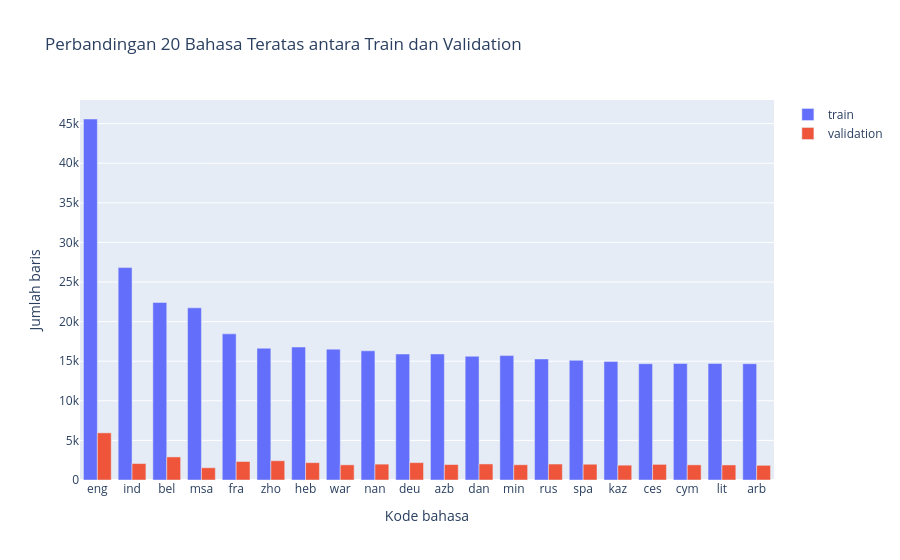

Notebook code cell kept with this figure:
### Code cell
# Visualisasi 5: Perbandingan bahasa teratas antara train dan validation

top_language_names = top_languages["lang"].to_list()
fig5 = go.Figure()

for split_name in ["train", "validation"]:
    split_counts = (
        df_eda
        .filter(
            (pl.col("dataset_split") == split_name)
            & pl.col("lang").is_in(top_language_names)
        )
        .group_by("lang")
        .agg(pl.len().alias("records"))
    )

    counts_by_language = dict(zip(
        split_counts["lang"].to_list(),
        split_counts["records"].to_list()
    ))

    fig5.add_trace(go.Bar(
        name=split_name,
        x=top_language_names,
        y=[counts_by_language.get(lang, 0) for lang in top_language_names]
    ))

fig5.update_layout(
    title="Perbandingan 20 Bahasa Teratas antara Train dan Validation",
    xaxis_title="Kode bahasa",
    yaxis_title="Jumlah baris",
    barmode="group"
)
fig5.show()

### Figure 1 — Plotly figure (JSON) as saved in the notebook; plotly's stock layout.template omitted (floating-point values rounded to 4 significant figures)
{"data": [{"name": "train", "type": "bar", "x": ["eng", "ind", "bel", "msa", "fra", "zho", "heb", "war", "nan", "deu", "azb", "dan", "min", "rus", "spa", "kaz", "ces", "cym", "lit", "arb"], "y": [45587, 26823, 22416, 21742, 18455, 16645, 16788, 16521, 16317, 15908, 15916, 15627, 15712, 15286, 15116, 14956, 14685, 14712, 14717, 14686]}, {"name": "validation", "type": "bar", "x": ["eng", "ind", "bel", "msa", "fra", "zho", "heb", "war", "nan", "deu", "azb", "dan", "min", "rus", "spa", "kaz", "ces", "cym", "lit", "arb"], "y": [5953, 2079, 2916, 1547, 2338, 2430, 2188, 1916, 2003, 2193, 1953, 2028, 1924, 2015, 1991, 1871, 1974, 1914, 1899, 1854]}], "layout": {"barmode": "group", "title": {"text": "Perbandingan 20 Bahasa Teratas antara Train dan Validation"}, "xaxis": {"title": {"text": "Kode bahasa"}}, "yaxis": {"title": {"text": "Jumlah baris"}}}}
